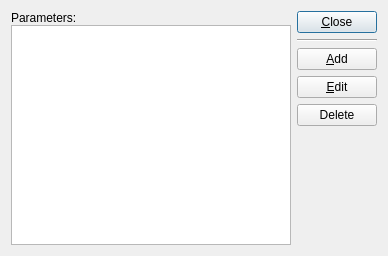
<ui version="4.0" >
 <comment> * OpenRPT report writer and rendering engine
 * Copyright (C) 2001-2010 by OpenMFG, LLC
 *
 * This library is free software; you can redistribute it and/or
 * modify it under the terms of the GNU Lesser General Public
 * License as published by the Free Software Foundation; either
 * version 2.1 of the License, or (at your option) any later version.
 *
 * This library is distributed in the hope that it will be useful,
 * but WITHOUT ANY WARRANTY; without even the implied warranty of
 * MERCHANTABILITY or FITNESS FOR A PARTICULAR PURPOSE. See the GNU
 * Lesser General Public License for more details.
 *
 * You should have received a copy of the GNU Lesser General Public
 * License along with this library; if not, write to the Free Software
 * Foundation, Inc., 59 Temple Place, Suite 330, Boston, MA 02111-1307 USA
 * Please contact info@openmfg.com with any questions on this license.</comment>
 <class>ReportParameterList</class>
 <widget class="QDialog" name="ReportParameterList" >
  <property name="geometry" >
   <rect>
    <x>0</x>
    <y>0</y>
    <width>388</width>
    <height>256</height>
   </rect>
  </property>
  <property name="windowTitle" >
   <string>Parameter List</string>
  </property>
  <layout class="QHBoxLayout" >
   <property name="spacing" >
    <number>6</number>
   </property>
   <property name="margin" >
    <number>11</number>
   </property>
   <item>
    <layout class="QVBoxLayout" >
     <property name="spacing" >
      <number>0</number>
     </property>
     <property name="margin" >
      <number>0</number>
     </property>
     <item>
      <widget class="QLabel" name="_lblParameters" >
       <property name="text" >
        <string>Parameters:</string>
       </property>
       <property name="buddy" >
        <cstring>_lbParameters</cstring>
       </property>
      </widget>
     </item>
     <item>
      <widget class="QListWidget" name="_lbParameters" />
     </item>
    </layout>
   </item>
   <item>
    <layout class="QVBoxLayout" >
     <property name="spacing" >
      <number>6</number>
     </property>
     <property name="margin" >
      <number>0</number>
     </property>
     <item>
      <widget class="QPushButton" name="_btnClose" >
       <property name="text" >
        <string>&amp;Close</string>
       </property>
      </widget>
     </item>
     <item>
      <widget class="Line" name="_line" >
       <property name="frameShape" >
        <enum>QFrame::HLine</enum>
       </property>
       <property name="frameShadow" >
        <enum>QFrame::Sunken</enum>
       </property>
       <property name="orientation" >
        <enum>Qt::Horizontal</enum>
       </property>
      </widget>
     </item>
     <item>
      <widget class="QPushButton" name="_btnAdd" >
       <property name="text" >
        <string>&amp;Add</string>
       </property>
      </widget>
     </item>
     <item>
      <widget class="QPushButton" name="_btnEdit" >
       <property name="text" >
        <string>&amp;Edit</string>
       </property>
      </widget>
     </item>
     <item>
      <widget class="QPushButton" name="_btnDelete" >
       <property name="text" >
        <string>Delete</string>
       </property>
      </widget>
     </item>
     <item>
      <spacer>
       <property name="orientation" >
        <enum>Qt::Vertical</enum>
       </property>
       <property name="sizeType" >
        <enum>QSizePolicy::Expanding</enum>
       </property>
       <property name="sizeHint" stdset="0" >
        <size>
         <width>20</width>
         <height>86</height>
        </size>
       </property>
      </spacer>
     </item>
    </layout>
   </item>
  </layout>
 </widget>
 <layoutdefault spacing="6" margin="11" />
 <tabstops>
  <tabstop>_lbParameters</tabstop>
  <tabstop>_btnAdd</tabstop>
  <tabstop>_btnEdit</tabstop>
  <tabstop>_btnDelete</tabstop>
  <tabstop>_btnClose</tabstop>
 </tabstops>
 <resources/>
 <connections>
  <connection>
   <sender>_btnClose</sender>
   <signal>clicked()</signal>
   <receiver>ReportParameterList</receiver>
   <slot>accept()</slot>
   <hints>
    <hint type="sourcelabel" >
     <x>321</x>
     <y>32</y>
    </hint>
    <hint type="destinationlabel" >
     <x>20</x>
     <y>20</y>
    </hint>
   </hints>
  </connection>
 </connections>
</ui>
